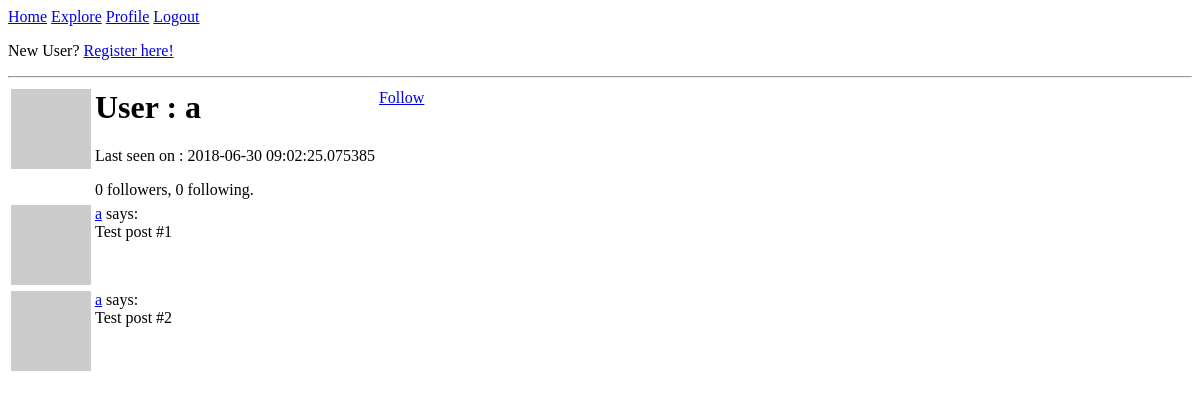
The app's page /user/a (signed in), older data.
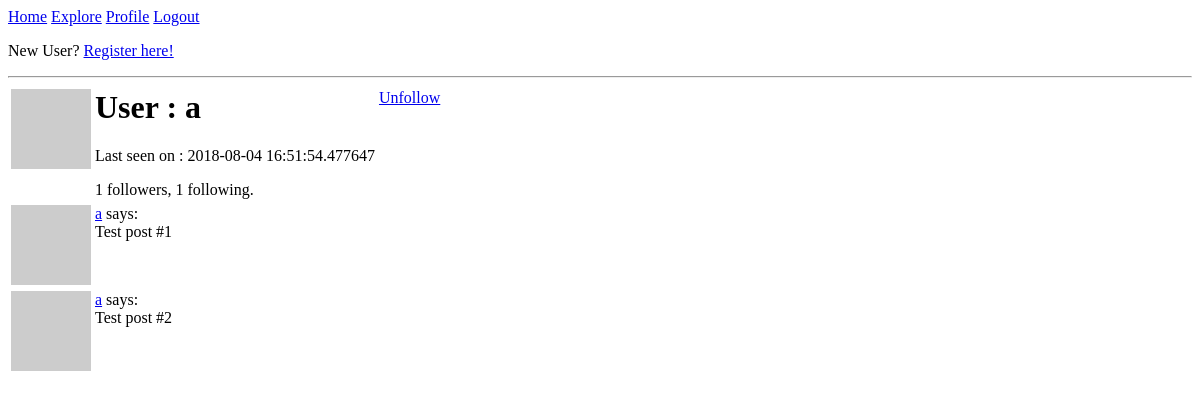
The same page, newer data.
### app/models.py (models this page shows, shortened)
class User(UserMixin, db.Model):
    id = db.Column(db.Integer, primary_key=True)
    username = db.Column(db.String(64), index=True, unique=True)
    email = db.Column(db.String(120), index=True, unique=True)
    password_hash = db.Column(db.String(128))
    about_me = db.Column(db.String(140))
    last_seen = db.Column(db.DateTime, default=datetime.utcnow)
    followed = db.relationship(
        'User', secondary=followers,
        primaryjoin=(followers.c.follower_id == id),
        secondaryjoin=(followers.c.followed_id == id),
        backref=db.backref('followers', lazy='dynamic'), lazy='dynamic')
    def avatar(self, size):
        digest = md5(self.email.lower().encode('utf-8')).hexdigest()
        return 'https://www.gravatar.com/avatar/{}?d=identicon&s={}'.format(digest, size)
    def is_following(self, user):
        return self.followed.filter(followers.c.followed_id == user.id).count() > 0

### app/routes.py (the view)
@app.route('/user/<username>')
@login_required
def user(username):
    user = User.query.filter_by(username=username).first_or_404()
    posts = [
        {
            "author" : user,
            "body" : "Test post #1"
        },
        {
            "author" : user,
            "body" : "Test post #2"
        }
    ]
    return render_template('user.html', user=user, posts=posts)

### app/models.py (called while the page is built)
@login.user_loader
def load_user(id):
    return User.query.get(int(id))

### app/routes.py (called while the page is built)
@app.before_request
def before_request():
    if current_user.is_authenticated:
        current_user.last_seen = datetime.utcnow()
        db.session.commit()

### app/templates/user.html (shortened to what this page needs)
{% extends "base.html" %}
{% block content %}
    <table>
        <tr valign="top">
            <td><img src="{{ user.avatar(128) }}"/></td>
            <td>
                <h1>User : {{ user.username }}</h1>
                {% if user.last_seen %}
                <p>
                    Last seen on : {{ user.last_seen }}
                </p>
                {% endif %}
                <p>
                    {{ user.followers.count() }} followers, {{ user.followed.count() }} following.
                </p>
            </td>
            <td>
                {% if user == current_user %}
                <p>
                    <a href="{{ url_for('edit_profile') }}">Edit your profile</a>
                </p>
                {% elif not current_user.is_following(user) %}
                <p>
                    <a href="{{ url_for('follow', username=user.username) }}">Follow</a>
                </p>
                {% else %}
                <p>
                    <a href="{{ url_for('unfollow', username=user.username) }}">Unfollow</a>
                </p>
                {% endif %}
            </td>
        </tr>
    </table>
    {% for post in posts %}
        {% include '_post.html' %}
    {% endfor %}
{% endblock %}

### app/templates/base.html (shortened to what this page needs)
<html>
    <head>
    </head>
    <body>
        <div>
            <a href="{{ url_for('index') }}">Home</a>
            <a href="{{ url_for('explore') }}">Explore</a>
            {% if current_user.is_anonymous %}
            <a href="{{ url_for('login') }}">Login</a>
            {% else %}
            <a href="{{ url_for('user', username=current_user.username) }}">Profile</a>
            <a href="{{ url_for('logout') }}">Logout</a>
            {% endif %}
            <p>New User? <a href="{{ url_for('register') }}">Register here!</a></p>
        </div>
        <hr>
        {% block content %}{% endblock %}
    </body>
</html>

### app/templates/_post.html
<table>
    <tr valign="top">
        <td><img src="{{ post.author.avatar(36) }}"></td>
        <td>
            <a href="{{ url_for('user', username=post.author.username) }}">{{ post.author.username }}</a>
            says:<br>{{ post.body }}
        </td>
    </tr>
</table>

Row changes from the older to the newer data that the page shows:
changed User: last_seen "2018-06-30 09:02:25.075385" → "2018-08-04 16:51:54.477647"
Text that changed along with them:
{{ user.followers.count() }}: "0" → "1"
{{ user.followed.count() }}: "0" → "1"
text no longer shown: "Follow"
text now shown: "Unfollow"
